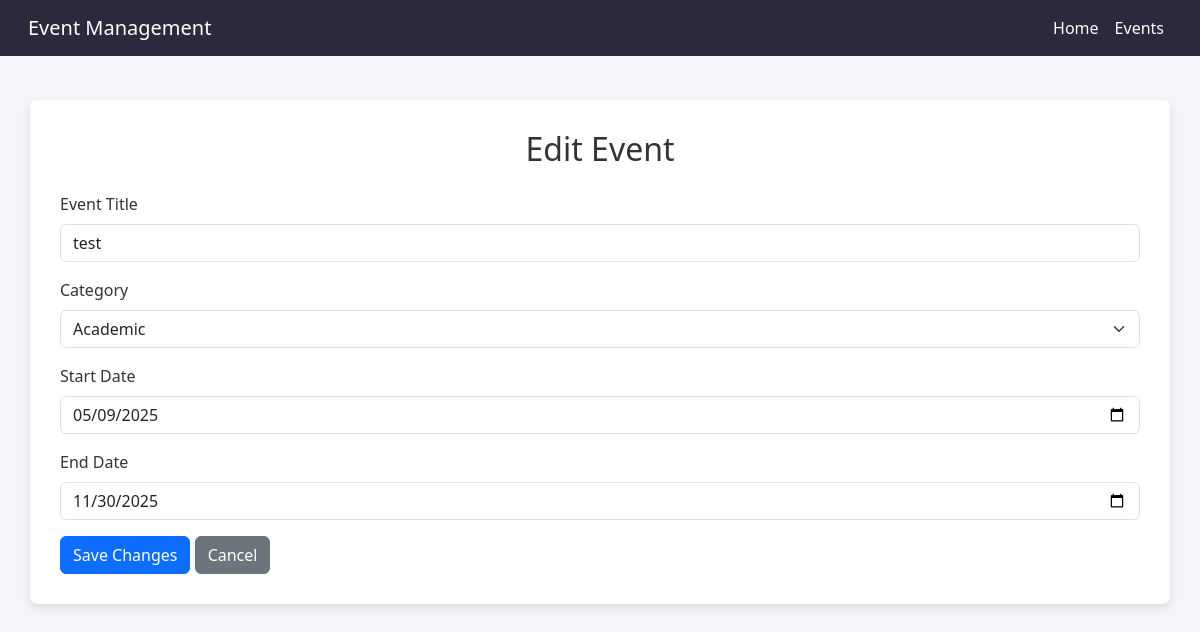
/edit_event/3/, run on the app's committed database.
### school_app/models.py (models this page shows, shortened)
class YearlyEvent(models.Model):
    CATEGORY_CHOICES = [
        ("Exam", "Exam"),
        ("Meeting", "Meeting"),
        ("Extracurricular", "Extracurricular"),
        ("Other", "Other"),
    ]
    title = models.CharField(max_length=255)
    category = models.CharField(max_length=50, choices=CATEGORY_CHOICES, default="Other")
    start_date = models.DateField()
    end_date = models.DateField()

### school_app/views.py (the view)
# urls.py: path('edit_event/<int:event_id>/', views.edit_event, name='edit_event'),
def edit_event(request, event_id):
    event = get_object_or_404(YearlyEvent, id=event_id)
    if request.method == 'POST':
        title = request.POST.get('title')
        category = request.POST.get('category')
        start_date = request.POST.get('start_date')
        end_date = request.POST.get('end_date')
        if not title or not category or not start_date or not end_date:
            return JsonResponse({'success': False, 'message': 'All fields are required.'})
        try:
            start_date = datetime.strptime(start_date, '%Y-%m-%d')
            end_date = datetime.strptime(end_date, '%Y-%m-%d')
        except ValueError:
            return JsonResponse({'success': False, 'message': 'Invalid date format.'})
        event.title = title
        event.category = category
        event.start_date = start_date
        event.end_date = end_date
        event.save()
        return redirect('yearly_event_list')  # or wherever you want to go after editing
    else:
        context = {
            'event': event
        }
        return render(request, 'school_management/edit_event.html', context)

### school_app/templates/school_management/edit_event.html (shortened to what this page needs)
<!DOCTYPE html>
<html lang="en">
<head>
    <link rel="stylesheet" href="https://cdn.jsdelivr.net/npm/bootstrap@5.3.0/dist/css/bootstrap.min.css">
</head>
<body>
    <nav class="navbar navbar-expand-lg navbar-dark navbar-custom fixed-top">
        <div class="container-fluid">
            <a class="navbar-brand" href="#">Event Management</a>
            <div class="collapse navbar-collapse" id="navbarNav">
                <ul class="navbar-nav ms-auto">
                    <li class="nav-item"><a class="nav-link" href="/">Home</a></li>
                    <li class="nav-item"><a class="nav-link" href="/yearly_event_list">Events</a></li>
                </ul>
            </div>
        </div>
    </nav>
    <div class="container form-container">
        <h2 class="text-center mb-4">Edit Event</h2>
        <form method="POST">
            <div class="mb-3">
                <label for="id_title" class="form-label">Event Title</label>
                <input type="text" class="form-control" id="id_title" name="title" value="{{ event.title }}" required>
            </div>
            <div class="mb-3">
                <label for="id_category" class="form-label">Category</label>
                <select class="form-select" id="id_category" name="category" required>
                    <option value="Academic" {% if event.category == 'Academic' %}selected{% endif %}>Academic</option>
                </select>
            </div>
            <div class="mb-3">
                <label for="id_start_date" class="form-label">Start Date</label>
                <input type="date" class="form-control" id="id_start_date" name="start_date" value="{{ event.start_date|date:'Y-m-d' }}" required>
            </div>
            <div class="mb-3">
                <label for="id_end_date" class="form-label">End Date</label>
                <input type="date" class="form-control" id="id_end_date" name="end_date" value="{{ event.end_date|date:'Y-m-d' }}" required>
            </div>
            <button type="submit" class="btn btn-primary">Save Changes</button>
            <a href="{% url 'yearly_event_list' %}" class="btn btn-secondary">Cancel</a>
        </form>
    </div>
</body>
</html>

### school_app/templates/school_management/edit_event.html (style rules this page uses)
body { background-color: #f4f4f9; color: #333; padding-top: 50px; }
.navbar-custom { background-color: #2a2a3c; padding: 0.5rem 1rem; }
.navbar-custom .nav-link { color: #ffffff; font-size: 1rem; padding: 0.5rem; }
.form-container { background-color: #ffffff; box-shadow: 0 4px 8px rgba(0, 0, 0, 0.1); padding: 30px; margin-top: 50px; border-radius: 8px; }

### data on the page
YearlyEvent: title "test", start_date "05/09/2025", end_date "11/30/2025"
